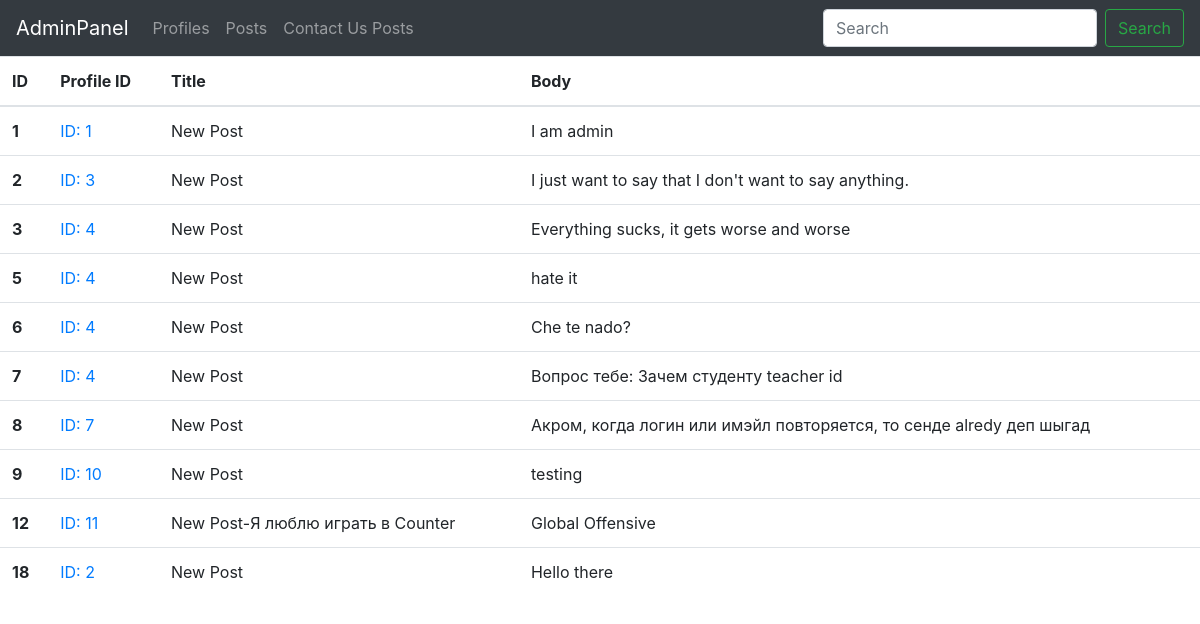
The page /admin/posts (signed in) on the database as committed earlier.
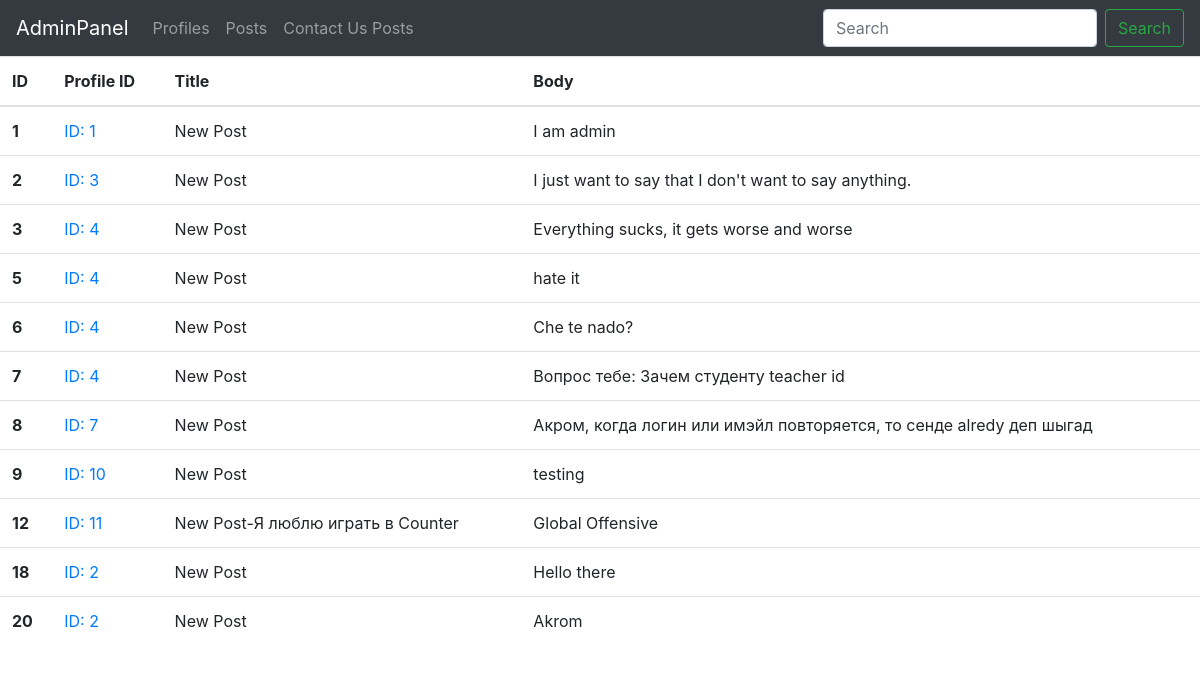
The same page on the database as committed later.
### models.py (models this page shows, shortened)
class Posts (db.Model):
    id = db.Column(db.Integer, primary_key=True)
    title = db.Column(db.String(100))
    body = db.Column(db.String(200))
    author = db.Column(db.String)
    pub_date = db.Column(db.DateTime, nullable=False,
        default=datetime.utcnow)

### admin.py (the view)
@admin.route('/posts')
@login_required
def posts():
    if current_user.admin == True:
        posts=Posts.query.all()
        return render_template('posts.html',posts=posts)
    else:
        return '''You don't have permisions'''

### app.py (called while the page is built)
@login_manager.user_loader
def load_user(user_id):
	return User.query.get(int(user_id))

### adminTemplates/posts.html (shortened to what this page needs)
{%extends 'base.html'%}
{%block body%}
<table class="table table-hover">
  <thead>
    <tr>
      <th scope="col">ID</th>
      <th scope="col">Profile ID</th>
      <th scope="col">Title</th>
      <th scope="col">Body</th>
    </tr>
  </thead>
  <tbody>
    {%for post in posts%}
    {%if post.author| length < 5%}
    <tr>
      <th scope="row">{{post.id}}</th>
      <td><a href="{{url_for('profile', id=post.author)}}">ID: {{post.author}}</a></td>
      <td>{{post.title}}</td>
      <td>{{post.body}}</td>
    </tr>
    {%endif%}
    {%endfor%}
  </tbody>
</table>
{%endblock%}

Rows that differ between the two databases and show on the page:
added Posts: id "20", author "2", title "New Post", body "Akrom"
